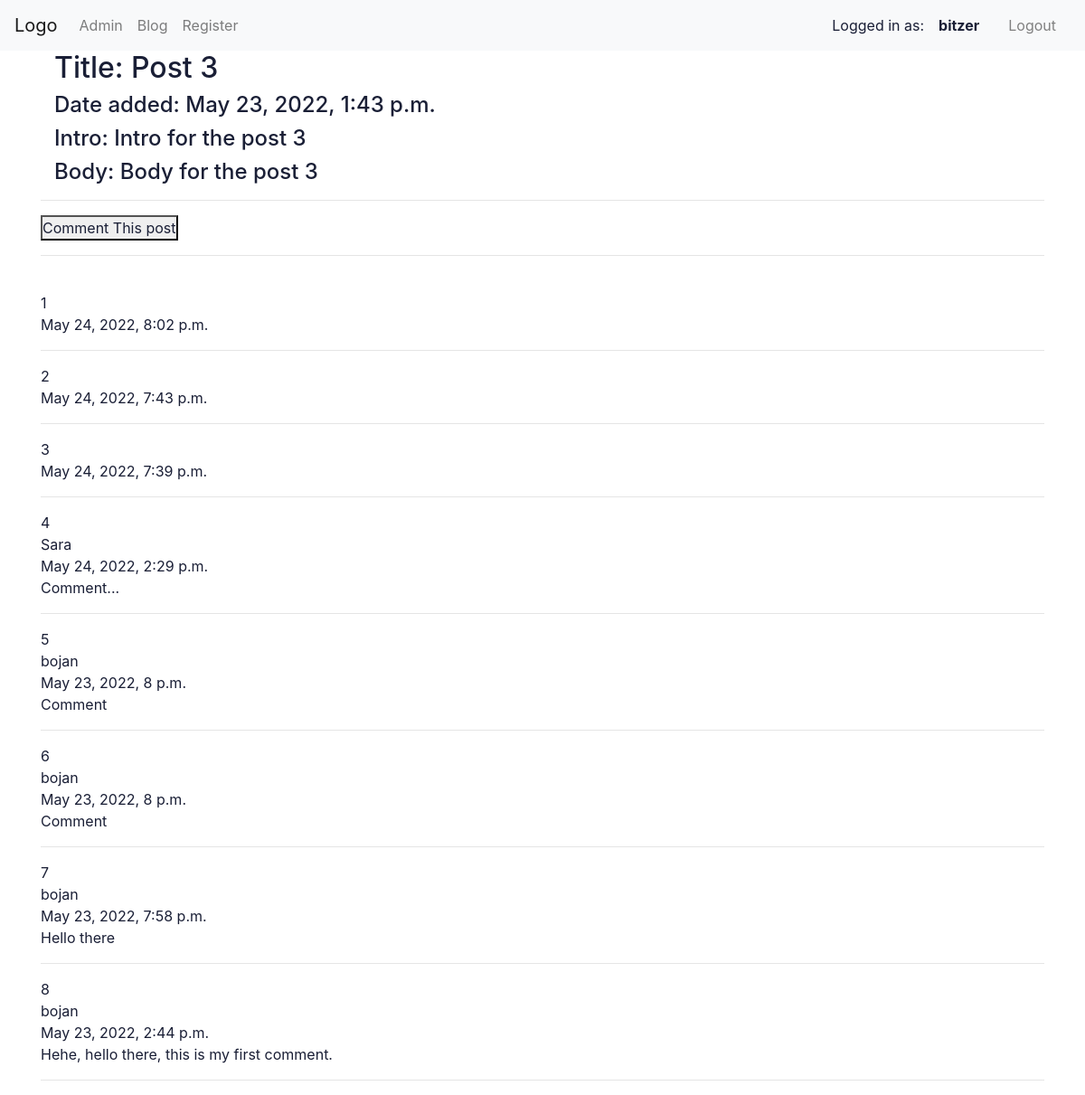
The page /post-3/ (signed in) on the database as committed earlier.
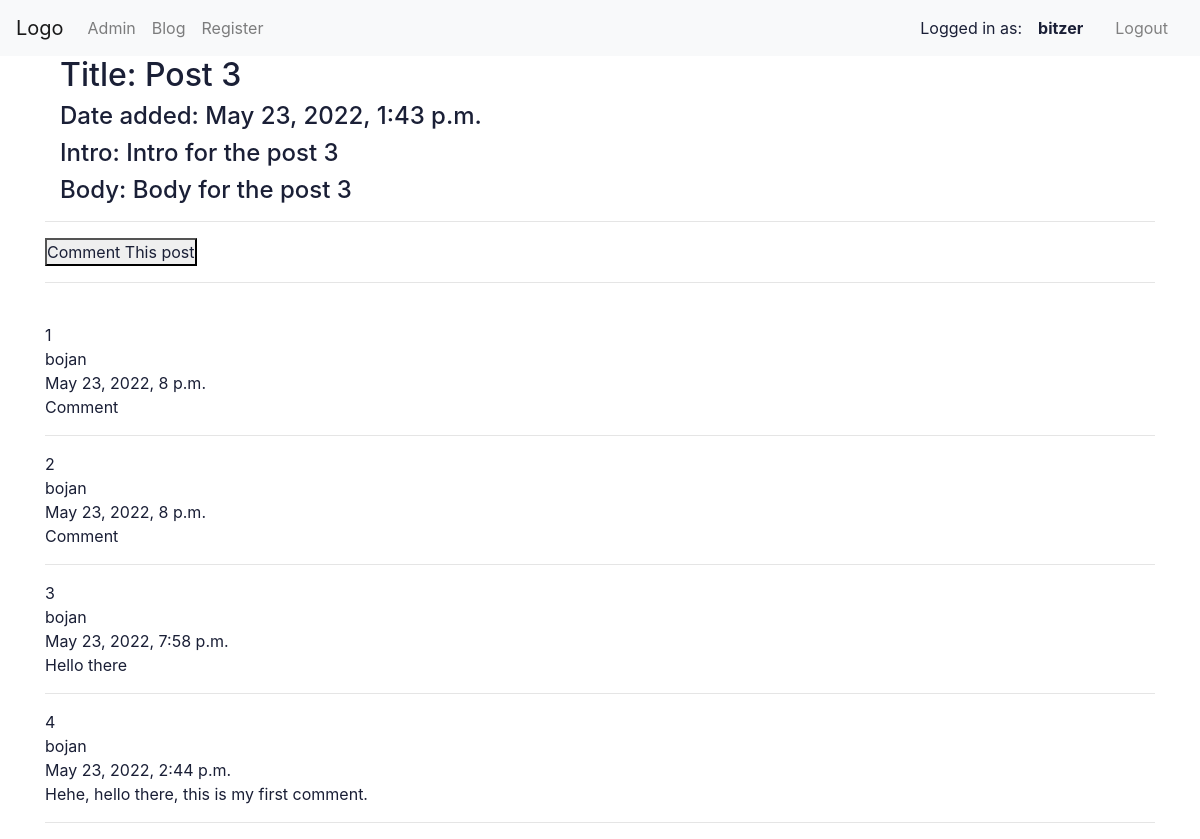
The same page on the database as committed later.
### blog/models.py (models this page shows, shortened)
class Post(models.Model):
  title = models.CharField(max_length=255)
  slug  = models.SlugField()
  intro = models.TextField()
  body  = models.TextField()
  date_added = models.DateTimeField(auto_now_add=True)
  class Meta:
    ordering = ['-date_added']

class Comment(models.Model):
  post  = models.ForeignKey(Post, related_name='comments', on_delete=models.CASCADE)
  name  = models.CharField(max_length=255)
  email = models.EmailField()
  body  = models.TextField()
  date_added = models.DateTimeField(auto_now_add=True)
  class Meta:
      ordering = ['-date_added']

### blog/views.py (the view)
# urls.py: path('<slug:slug>/', views.post_detail, name="post_detail"),
def post_detail(request, slug):
  form  = CommentForm()
  post  = Post.objects.get(slug=slug)
  name  = request.user
  body  = str(request.POST.get('body'))
  user  = User.objects.get(id=name.id)
  email = user.email
  if request.method == 'POST':
    comment = Comment(post=post, name=name, email=email, body=body)
    comment.save()
    return redirect('post_detail', slug=post.slug)
  else:
    form = CommentForm()
  return render(request, 'blog/post_detail.html', {'post': post, 'form': form})

### templates/blog/post_detail.html (shortened to what this page needs)
{% extends "blog/base.html" %} {% load staticfiles %} {% block body_block %}
<div class="container">
  <div class="post block">
    <h2 class="subtitle">Title: {{post.title}}</h2>
    <h4>Date added: {{post.date_added}}</h4>
    <h4>Intro: {{post.intro}}</h4>
    <h4>Body: {{post.body}}</h4>
  </div>
</div>
<hr />
<button class="show-hide-comment-form" onclick="showHideForm()">
  Comment This post
</button>
<hr />
<br />
{% for comment in post.comments.all %}
<div class="comment">
  <div class="comment-counter">{{forloop.counter}}</div>
  <div class="comment-user">{{comment.name}}</div>
  <div class="comment-user">{{comment.date_added}}</div>
  <div class="comment-body">{{comment.body}}</div>
</div>
<hr />
{% empty %}
<h2 class="no-comments-yet">This post have no comments.</h2>
<hr />
{% endfor %}
{% endblock %}

### templates/blog/base.html (shortened to what this page needs)
<!DOCTYPE html>
{% load staticfiles %}
<head>
  <link rel="stylesheet" href="https://cdn.jsdelivr.net/npm/bootstrap@4.4.1/dist/css/bootstrap.min.css">
  <link rel="stylesheet" href="{% static 'css.css' %}">
</head>
<body>
  <nav class="navbar navbar-expand-lg navbar-light bg-light">
    <a class="navbar-brand" href="{% url 'index' %}">Logo</a>
    <div class="collapse navbar-collapse" id="navbarSupportedContent">
      <ul class="navbar-nav mr-auto">
        <li class="nav-item">
          <a class="nav-link" href="{% url 'admin:index' %}">Admin</a>
        </li>
        <li class="nav-item">
          <a class="nav-link" href="{% url 'blog' %}">Blog</a>
        </li>
        <li class="nav-item">
          <a class="nav-link" href="{% url 'register' %}">Register</a>
        </li>
      </ul>
      {% if user.is_authenticated %}
      <div>Logged in as: </div>
      <a class="logout nav-link" href="{% url 'user' %}"><b>{{user.username}}</b></a>
      <a class="logout nav-link" href="{% url 'logout' %}">Logout</a>
      {% else %}
      <a class="logout nav-link" href="{% url 'user_login' %}">Login</a></li>
      {% endif %}
    </div>
  </nav>
  <div class="container">
    {% block body_block %}
    {% endblock %}
  </div>
</body>
</html>

### static/css.css (style rules this page uses)
.logout { color: grey; }
* { padding: 0; margin: 0; color: #1a1f36; box-sizing: border-box; word-wrap: break-word; font-family: -apple-system, BlinkMacSystemFont, Segoe UI, Roboto, Helvetica Neue, Ubuntu, sans-serif; }
body { min-height: 100%; background-color: #ffffff; }
a { color: #5469d4; text-decoration: unset; }

Rows that differ between the two databases and show on the page:
removed Comment: date_added "May 24, 2022, 8:02 p.m."
removed Comment: date_added "May 24, 2022, 7:43 p.m."
removed Comment: date_added "May 24, 2022, 7:39 p.m."
removed Comment: name "Sara", date_added "May 24, 2022, 2:29 p.m.", body "Comment..."
